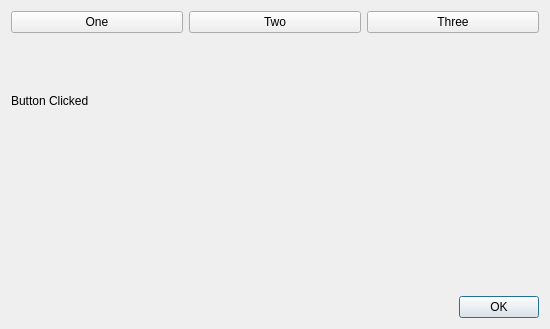
<?xml version="1.0" encoding="UTF-8"?>
<ui version="4.0">
 <class>Dialog</class>
 <widget class="QDialog" name="Dialog">
  <property name="geometry">
   <rect>
    <x>0</x>
    <y>0</y>
    <width>550</width>
    <height>329</height>
   </rect>
  </property>
  <property name="windowTitle">
   <string>Dialog</string>
  </property>
  <layout class="QVBoxLayout" name="verticalLayout_2">
   <item>
    <layout class="QHBoxLayout" name="horizontalLayout">
     <item>
      <widget class="QPushButton" name="btnOne">
       <property name="text">
        <string>One</string>
       </property>
      </widget>
     </item>
     <item>
      <widget class="QPushButton" name="btnTwo">
       <property name="text">
        <string>Two</string>
       </property>
      </widget>
     </item>
     <item>
      <widget class="QPushButton" name="btnThree">
       <property name="text">
        <string>Three</string>
       </property>
      </widget>
     </item>
    </layout>
   </item>
   <item>
    <layout class="QVBoxLayout" name="verticalLayout">
     <item>
      <widget class="QLabel" name="label">
       <property name="text">
        <string>Button Clicked</string>
       </property>
      </widget>
     </item>
     <item>
      <widget class="QLabel" name="lbl_value">
       <property name="text">
        <string/>
       </property>
      </widget>
     </item>
    </layout>
   </item>
   <item>
    <widget class="QDialogButtonBox" name="btnOk">
     <property name="standardButtons">
      <set>QDialogButtonBox::Ok</set>
     </property>
    </widget>
   </item>
  </layout>
 </widget>
 <resources/>
 <connections/>
</ui>
